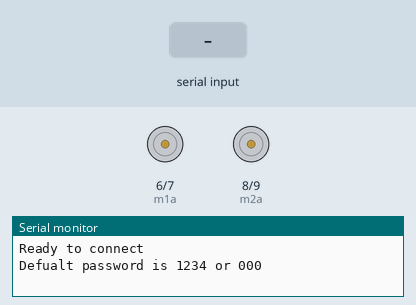
The sketch below on a simulated Arduino Uno, built with avr-gcc and run on an emulated ATmega328P. Shown: motor-driver pin pairs drawn as motors (green arrow = first pin HIGH = forward, orange = second pin HIGH = backward, longer = more drive), the last lines printed to the serial monitor. The inputs (shaded band) are chosen by the test bench.

Above: at 1.2 s.
1.3 s: "F" received over Serial
At 1.7 s:
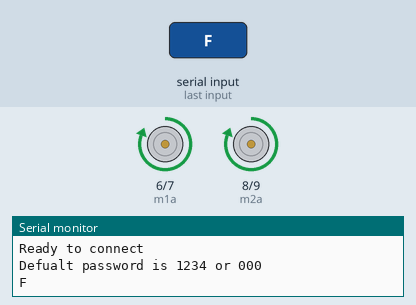
2.8 s: "B" received over Serial
At 4.0 s:
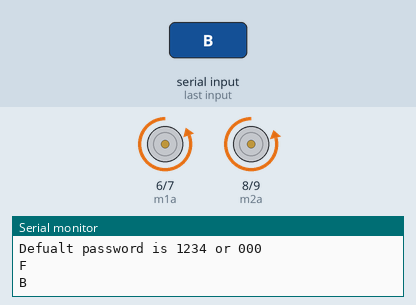
4.3 s: "R" received over Serial
At 5.2 s:
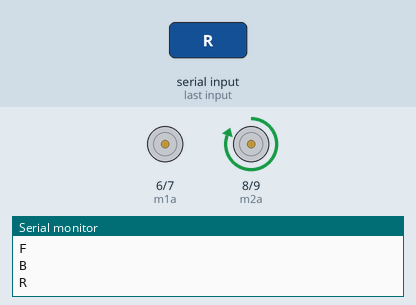
5.8 s: "L" received over Serial
At 6.3 s:
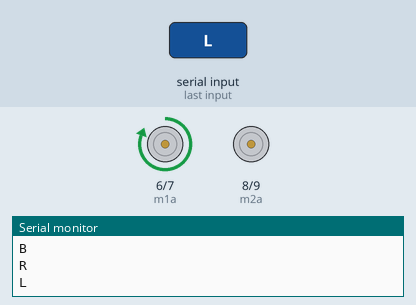
7.3 s: "G" received over Serial
At 8.5 s:
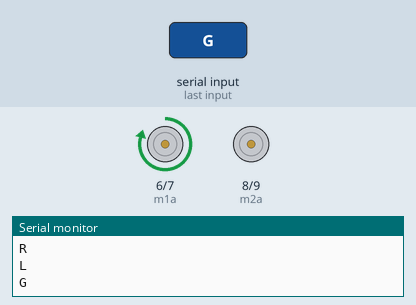
8.8 s: "H" received over Serial
At 9.8 s:
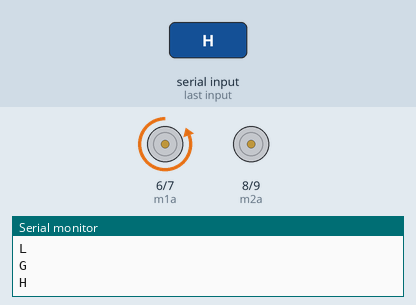
Timing chart, 0 to 11.3 s (numbered marks = the images above; inputs shaded):
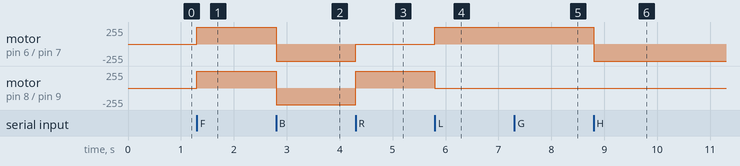

The sketch:

rcmega.ino
```cpp
#include <SoftwareSerial.h>
SoftwareSerial MyBlue(0, 1); // RX | TX
char val;
double carSpeed = 255;//left
double carTurn = 249;//right
int m1a = 6;
int m1b = 7;
int m2a = 8;
int m2b = 9;

void setup()
{
 Serial.begin(9600);
 MyBlue.begin(9600);
 Serial.println("Ready to connect\nDefualt password is 1234 or 000");
}
void loop()
{
      while (Serial.available() > 0)
  {
  val = Serial.read();
  Serial.println(val);
  }


  if( val == 'F')
    {
      analogWrite(m1a, carSpeed);
      analogWrite(m1b, LOW);
      analogWrite(m2a, carTurn);
      analogWrite(m2b, LOW);
    }
  else if(val == 'B') // Backward
    {
      analogWrite(m1a, LOW);
      analogWrite(m1b, carSpeed);
      analogWrite(m2a, LOW);
      analogWrite(m2b, carTurn);
    }

    else if(val == 'R') //Left
    {
    analogWrite(m1a, LOW);
    analogWrite(m1b, LOW);
    analogWrite(m2a, carTurn);
    analogWrite(m2b, LOW);
    }
    else if(val == 'L') //Right
    {
    analogWrite(m1a, carSpeed);
    analogWrite(m1b, LOW);
    analogWrite(m2a, LOW);
    analogWrite(m2b, LOW);
    }

  else if(val == 'S') //Stop
    {
    analogWrite(m1a, LOW);
    analogWrite(m1b, LOW);
    analogWrite(m2a, LOW);
    analogWrite(m2b, LOW);
    }
  else if(val == 'G') //Forward Right
    {
    analogWrite(m1a, 250);
    analogWrite(m1b, LOW);
    analogWrite(m2a, 100);
    analogWrite(m2b, LOW);
    }
  else if(val == 'H') //Backward Right
    {
    analogWrite(m1a, LOW);
    analogWrite(m1b, carSpeed);
    analogWrite(m2a, LOW);
    analogWrite(m2b, LOW);
    }
   else if(val == 'I') //Forward Left
    {
    analogWrite(m1a, 100);
    analogWrite(m1b, LOW);
    analogWrite(m2a, 255);
    analogWrite(m2b, LOW);
    }
  else if(val == 'J') //Backward Left
    {
    analogWrite(m1a, LOW);
    analogWrite(m1b, LOW);
    analogWrite(m2a, LOW);
    analogWrite(m2b, carTurn);
    }
    }
```

Measured:
- after the input at 1.3 s, motor on pin 6 (m1a) / pin 7 (m1b), motor on pin 8 (m2a) / pin 9 (m2b): stopped → forward 255/255 at once
- after the input at 2.8 s, motor on pin 6 (m1a) / pin 7 (m1b): forward 255/255 → backward 255/255 at once; motor on pin 8 (m2a) / pin 9 (m2b): forward 255/255 → backward 249/255 at once
- after the input at 4.3 s, motor on pin 6 (m1a) / pin 7 (m1b): backward 255/255 → stopped at once; motor on pin 8 (m2a) / pin 9 (m2b): backward 249/255 → forward 255/255 at once
- after the input at 5.8 s, motor on pin 6 (m1a) / pin 7 (m1b): stopped → forward 255/255 at once; motor on pin 8 (m2a) / pin 9 (m2b): forward 255/255 → stopped at once
- after the input at 7.3 s, motor on pin 6 (m1a) / pin 7 (m1b): forward 255/255 → forward 250/255 at once
- after the input at 8.8 s, motor on pin 6 (m1a) / pin 7 (m1b): forward 250/255 → backward 255/255 at once
